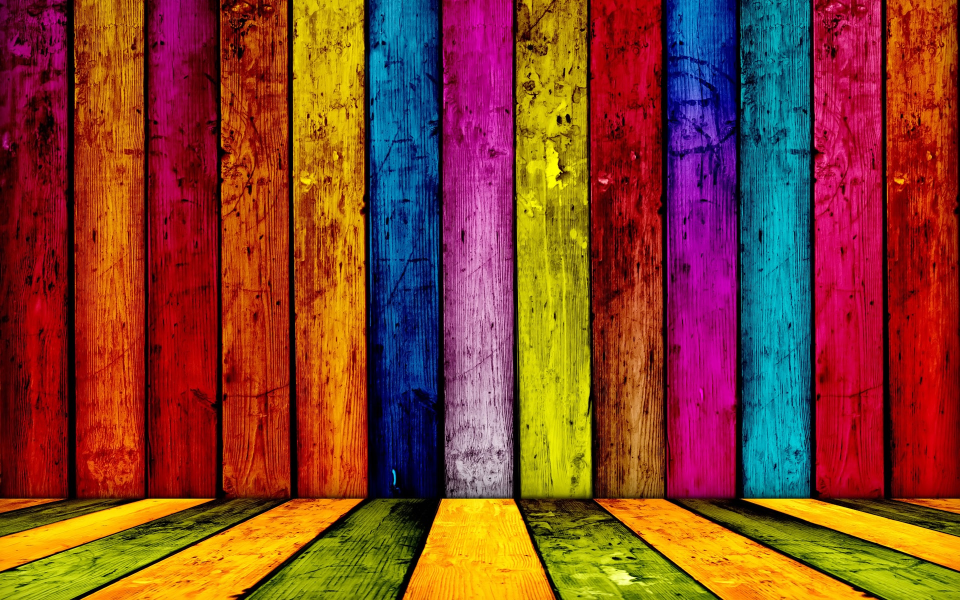
#> input picture Colorful-wooden-abstract_1920x1200.jpg, 1920 x 1200 px, found by its file name (shown at 1/2 size)
$ jupyter execute histogram-equalization.ipynb
#> lines starting #> are read from the running program, lines starting #| are printed output that depends on the picture
# Ecualización de histogramas

El proceso es el siguiente:
1. El programa toma como entrada una imagen.
2. Si es a color hay que pasarla a escala de grises.
3. Obtener el histograma
4. Realizar la ecualización
5. Al final se muestra la imagen original y la imagen ecualizada

Todo el proceso se hace con la librería **OpenCV**.

[cell 1]
import cv2 as cv
import matplotlib.pyplot as plt
import numpy as np
import glob
import os

[cell 2]
plt.rcParams['figure.figsize'] = (9,9)

[cell 3]
### Paso 1: Cargar la imagen desde disco

img = cv.imread(r'C:\Users\theki\Pictures/Colorful-wooden-abstract_1920x1200.jpg',0)
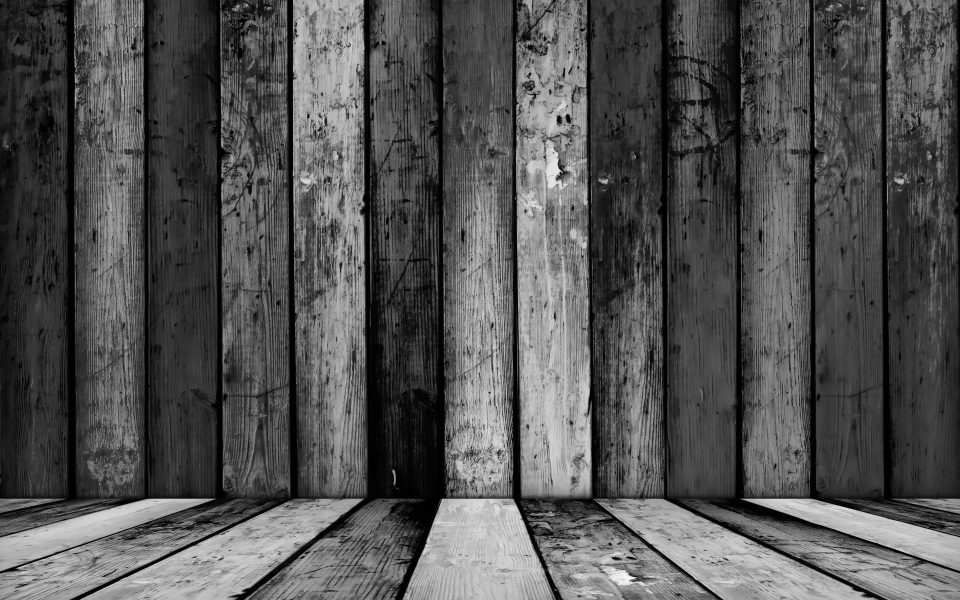
#> img: shape (1200, 1920) (shown at 1/2 size); min 0, max 253, mean 83

### Desplegamos la imagen original
### Recordar que matplotlib 'lee' la imagen en formato BGR no RGB

plt.imshow(img)
plt.show()

Siempre me pasa en el jupyter notebook que las imágenes a blanco y negro se despliegan como imaágenes "verdosas".
Whatever

[cell 4]
### Paso 3: Obtener el histograma

hist = cv.calcHist(img, # la imagen
                   [0], # como es grayscale pasamos el canal 0
                  None, # por si queremos calcular un área específica
                  [256], # cuantos bines queremoos
                  [0,256]) # el rango del histograma, este es el valor default
#> hist = 256 values, max 39 at index 52, min 0 at index 187, mean 7.5

# Mostramos el histograma
plt.plot(hist)
plt.show()
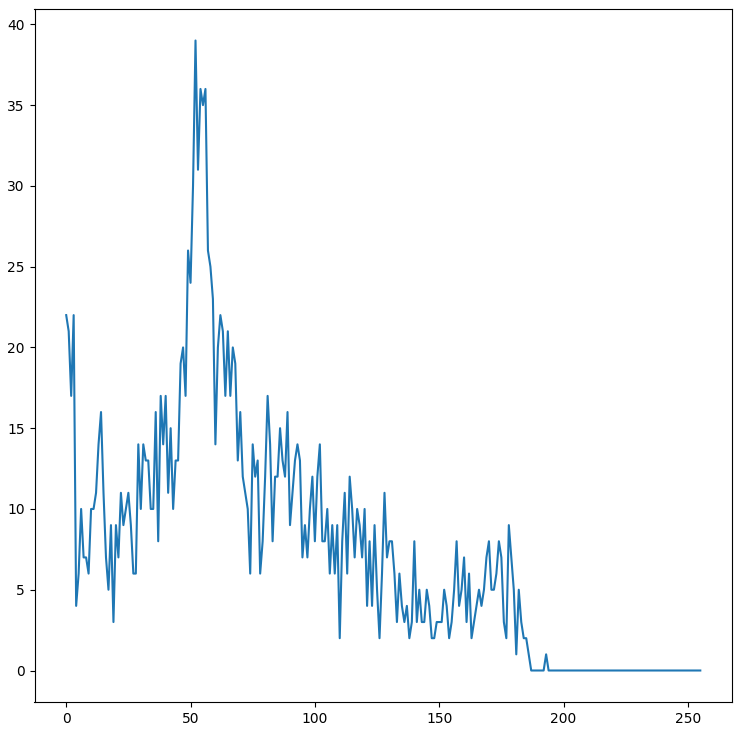
#> figure drawn by matplotlib, 1 panel; curve peaks at x = 52, y = 39

Como podemos observar, tenemos los valores muy agrupados entre el bin 0 y 100; a partir del bin ~160 ya no hay valores.

Esto se debe a que hay píxeles con una intensidad baja (valor de 0 y 125) u oscuros, mientras que hay pocos píxeles claros o con intensidad baja.

Veamos si esto se "corrige" con la equalización.

[cell 5]
### Paso 4: Equalizar el histograma
equalized = cv.equalizeHist(img)
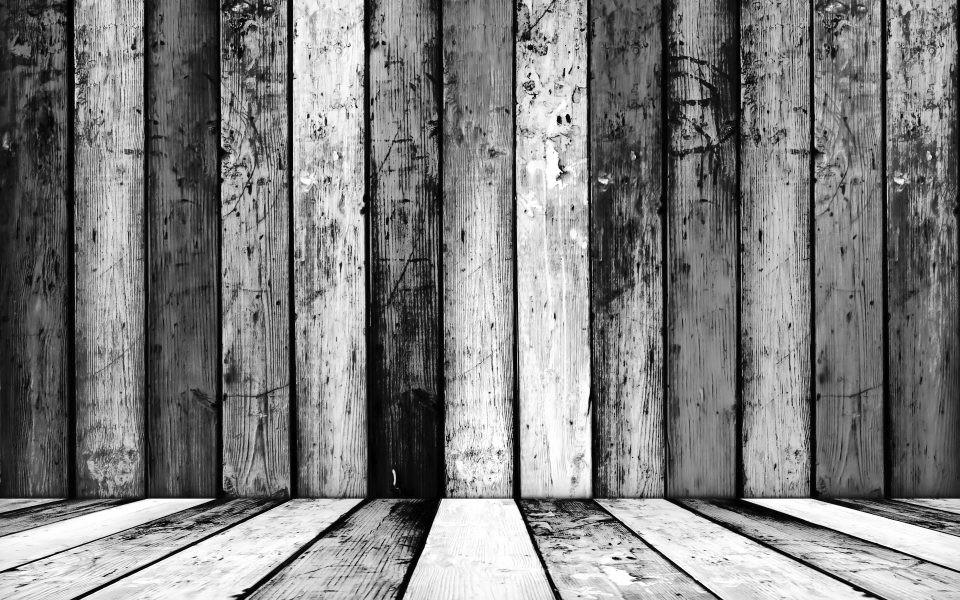
#> equalized: shape (1200, 1920) (shown at 1/2 size); min 0, max 255, mean 126.8

# Ver el histograma resultante
plt.imshow(equalized)
plt.show()

El método de OpenCV convierte la imagen completa en un arreglo de numpy, así que entre más grande la imagen, serán mayores las dimensiones del arreglo.

Con *matplotlib* podemos graficar el histograma y con la función **equalize_hist** de **skimage.exposure** se logra un mejor resultado, al menos así lo veo.

[cell 6]
plt.hist(img.flatten(),256, range=(0,256))
plt.xticks([0,25,50,75,100,125,150,175,200,225,255])
plt.show()
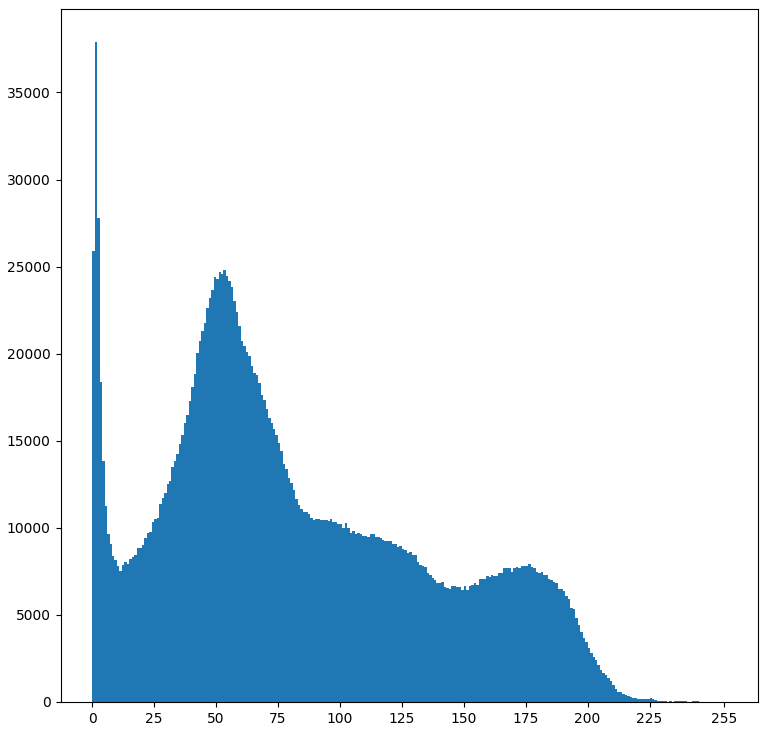
#> figure drawn by matplotlib, 1 panel; tallest bar 37898 high, from x = 1 to 2

[cell 7]
from skimage.exposure import equalize_hist

[cell 8]
eq2_dummy = np.asarray(equalized*255, dtype='uint8')
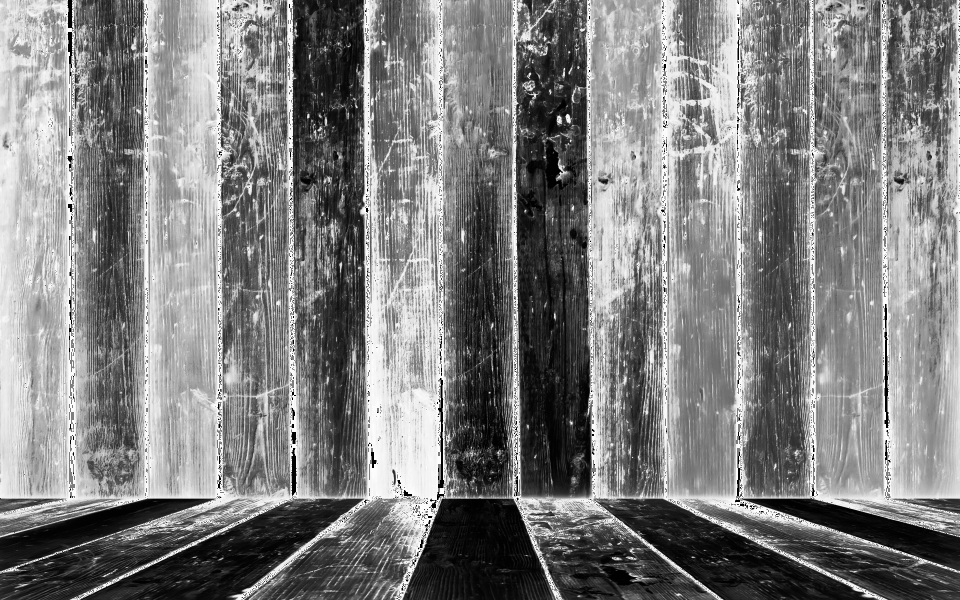
#> eq2_dummy: shape (1200, 1920) (shown at 1/2 size); min 0, max 252, mean 126.3


plt.hist(eq2_dummy.flatten(),256, range=(0,256))
plt.xticks([0,25,50,75,100,125,150,175,200,225,255])
plt.show()
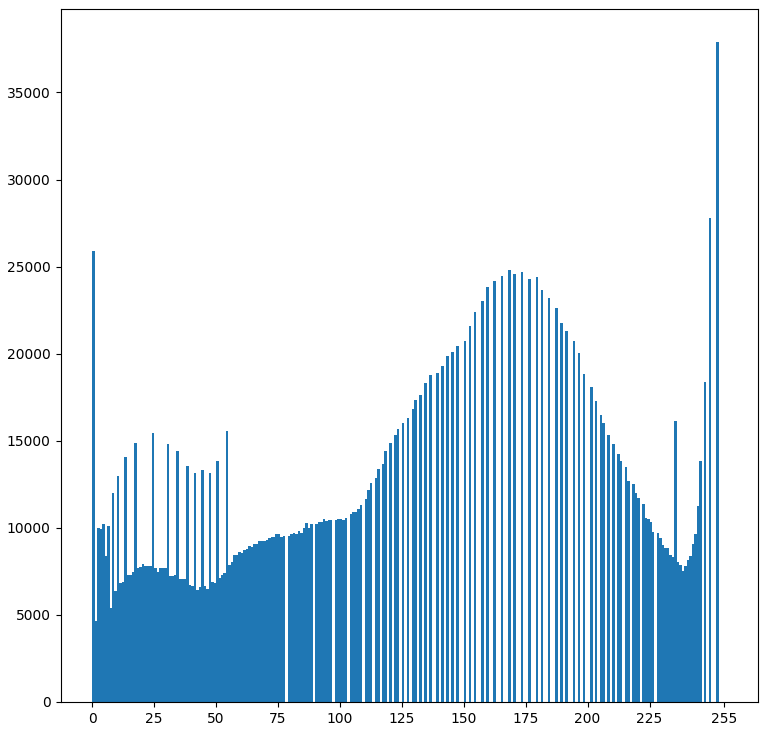
#> figure drawn by matplotlib, 1 panel; tallest bar 37898 high, from x = 252 to 253

[cell 9]
fig, (ax1,ax2) = plt.subplots(2,1) # Para gráficas en dos renglones, una columna
#     plt.suptitle('Histogramas')
ax1.hist(img.flatten(),256, range=(0,256))
#     ax1.plot(,'g')
ax1.set_title('Histograma original')
ax2.hist(eq2_dummy.flatten(),256, range=(0,256))
ax2.set_title('Histograma ecualizado')

plt.show()
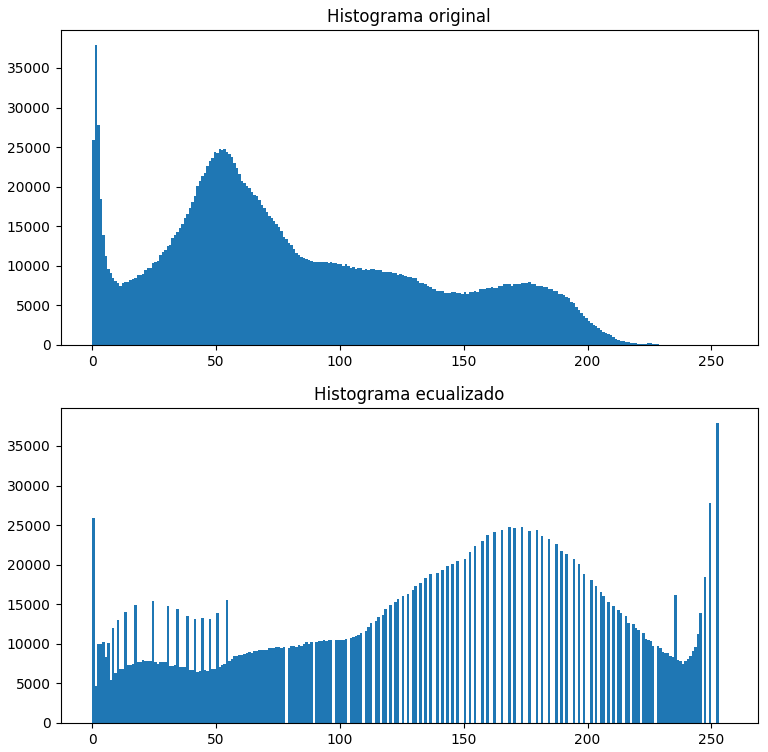
#> figure drawn by matplotlib, 2 panels; panel 1: tallest bar 37898 high, from x = 1 to 2; panel 2: tallest bar 37898 high, from x = 252 to 253
